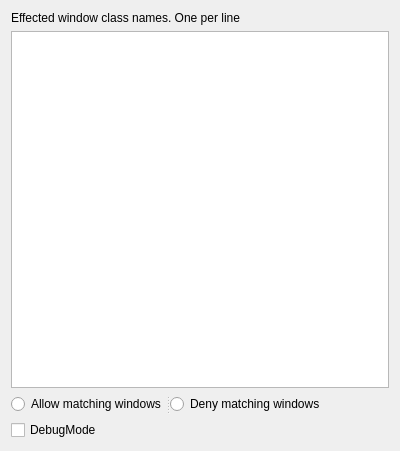
<?xml version="1.0" encoding="UTF-8"?>
<ui version="4.0">
 <class>AlwaysOpenOnActiveScreenConfigForm</class>
 <widget class="QWidget" name="AlwaysOpenOnActiveScreenConfigForm">
  <property name="geometry">
   <rect>
    <x>0</x>
    <y>0</y>
    <width>400</width>
    <height>451</height>
   </rect>
  </property>
  <property name="windowTitle">
   <string>Form</string>
  </property>
  <layout class="QVBoxLayout" name="verticalLayout">
   <item>
    <widget class="QLabel" name="label">
     <property name="whatsThis">
      <string notr="true">Effected window class names. One per line</string>
     </property>
     <property name="text">
      <string notr="true">Effected window class names. One per line</string>
     </property>
    </widget>
   </item>
   <item>
    <widget class="QPlainTextEdit" name="kcfg_classlist"/>
   </item>
   <item>
    <widget class="QSplitter" name="splitter">
     <property name="sizePolicy">
      <sizepolicy hsizetype="Fixed" vsizetype="Preferred">
       <horstretch>0</horstretch>
       <verstretch>0</verstretch>
      </sizepolicy>
     </property>
     <property name="orientation">
      <enum>Qt::Horizontal</enum>
     </property>
     <widget class="QRadioButton" name="kcfg_allowmode">
      <property name="text">
       <string notr="true">Allow matching windows</string>
      </property>
      <attribute name="buttonGroup">
       <string notr="true">matchTypeGroup</string>
      </attribute>
     </widget>
     <widget class="QRadioButton" name="kcfg_denymode">
      <property name="text">
       <string notr="true">Deny matching windows</string>
      </property>
      <attribute name="buttonGroup">
       <string notr="true">matchTypeGroup</string>
      </attribute>
     </widget>
    </widget>
   </item>
   <item>
    <widget class="QCheckBox" name="kcfg_debugMode">
     <property name="text">
      <string notr="true">DebugMode</string>
     </property>
    </widget>
   </item>
  </layout>
 </widget>
 <resources/>
 <connections/>
 <buttongroups>
  <buttongroup name="matchTypeGroup"/>
 </buttongroups>
</ui>
